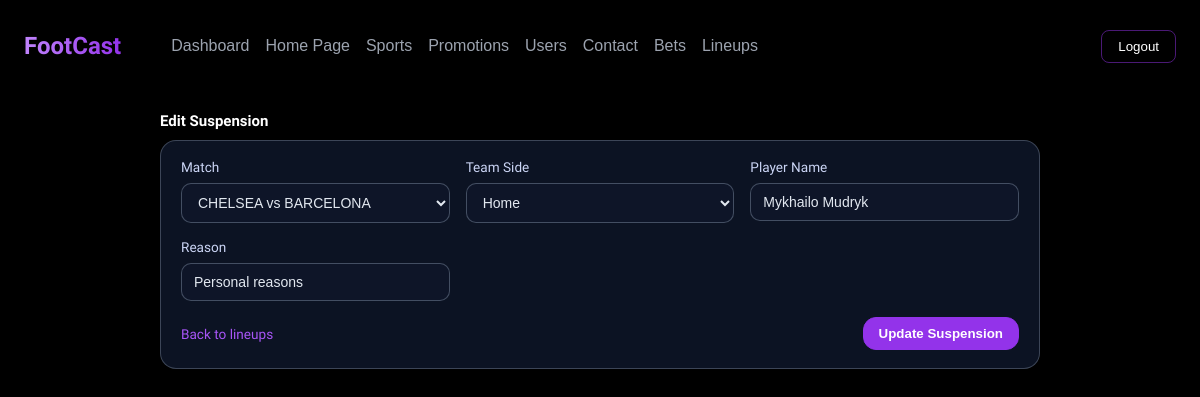
/admin-dashboard/edit/edit_suspension.php?id=8&match_id=1 (signed in), run on the app's committed database.
### tables this page shows
CREATE TABLE `lineup_injuries` (
  `id` int(11) NOT NULL,
  `lineup_match_id` int(11) NOT NULL,
  `team_side` enum('home','away') NOT NULL,
  `player_name` varchar(100) NOT NULL,
  `reason` varchar(120) DEFAULT NULL,
  `type` enum('injury','suspension') NOT NULL DEFAULT 'injury',
  `created_at` timestamp NOT NULL DEFAULT current_timestamp()
);

### admin-dashboard/edit/edit_suspension.php (the view, shortened to what this page needs)
<?php
    $db = footcast_db();
    $injuryId = isset($_GET['id']) ? (int) $_GET['id'] : 0;
    $errors = [];
    $selectedMatchId = isset($_GET['match_id']) ? (int) $_GET['match_id'] : 0;
    $lineups = [];
    $stmtList = $db->prepare(
        'SELECT id, home_team, away_team
        FROM lineup_matches
        ORDER BY match_date DESC'
    );
    if ($stmtList) {
        $stmtList->execute();
        $result = $stmtList->get_result();
        if ($result) {
            while ($row = $result->fetch_assoc()) {
                $lineups[] = $row;
            }
        }
    }
    $suspension = null;
    if (empty($errors)) {
        $stmtSuspension = $db->prepare(
            'SELECT id, lineup_match_id, team_side, player_name, reason, type
            FROM lineup_injuries
            WHERE id = ? AND type = ?
            LIMIT 1'
        );
        if ($stmtSuspension) {
            $type = 'suspension';
            $stmtSuspension->bind_param('is', $injuryId, $type);
            $stmtSuspension->execute();
            $result = $stmtSuspension->get_result();
            $suspension = $result ? $result->fetch_assoc() : null;
        }
    }
    if ($suspension && empty($errors)) {
        $stmtSuspension = $db->prepare(
            'SELECT id, lineup_match_id, team_side, player_name, reason, type
            FROM lineup_injuries
            WHERE id = ? AND type = ?
            LIMIT 1'
        );
        if ($stmtSuspension) {
            $type = 'suspension';
            $stmtSuspension->bind_param('is', $injuryId, $type);
            $stmtSuspension->execute();
            $result = $stmtSuspension->get_result();
            $suspension = $result ? $result->fetch_assoc() : $suspension;
        }
    }
    function renderMatchOptions(array $lineups, int $selectedId): string
    {
        $options = '';
        foreach ($lineups as $row) {
            $id = (int) $row['id'];
            $label = $row['home_team'] . ' vs ' . $row['away_team'];
            $selected = $id === $selectedId ? ' selected' : '';
            $options .= '<option value="' . htmlspecialchars((string) $id, ENT_QUOTES, 'UTF-8') . '"' . $selected . '>'
                . htmlspecialchars($label, ENT_QUOTES, 'UTF-8')
                . '</option>';
        }
        return $options;
    }
?>
<!DOCTYPE html>
<html lang="en">
<head>
    <link rel="stylesheet" href="../../assets/css/style.css">
    <link rel="stylesheet" href="../assets/css/admin.css">
    <link rel="stylesheet" href="../assets/css/lineups.css">
</head>
<body>
    <?php include("../assets/php/header.php"); ?>
    <main class="admin-main">
        <section class="admin-section admin-section-active">
            <div class="admin-form-center">
                <div class="admin-section-header">
                    <div>
                        <h2>Edit Suspension</h2>
                    </div>
                </div>
                <?php if ($suspension): ?>
                    <form class="admin-form" method="post" action="">
                        <div class="admin-form-grid">
                            <label class="admin-form-row">
                                <span>Match</span>
                                <select class="admin-select" name="lineup_match_id" required>
                                    <?php echo renderMatchOptions($lineups, (int) ($suspension['lineup_match_id'] ?? $selectedMatchId)); ?>
                                </select>
                            </label>
                            <label class="admin-form-row">
                                <span>Team Side</span>
                                <select class="admin-select" name="team_side">
                                    <option value="home" <?php echo ($suspension['team_side'] ?? 'home') === 'home' ? 'selected' : ''; ?>>Home</option>
                                </select>
                            </label>
                            <label class="admin-form-row">
                                <span>Player Name</span>
                                <input class="admin-input" type="text" name="player_name" value="<?php echo htmlspecialchars($suspension['player_name'] ?? '', ENT_QUOTES, 'UTF-8'); ?>" required>
                            </label>
                            <label class="admin-form-row">
                                <span>Reason</span>
                                <input class="admin-input" type="text" name="reason" value="<?php echo htmlspecialchars($suspension['reason'] ?? '', ENT_QUOTES, 'UTF-8'); ?>">
                            </label>
                        </div>
                        <div class="admin-form-actions">
                            <a class="admin-link" href="../lineups.php?match_id=<?php echo (int) $selectedMatchId; ?>&section=suspensions">Back to lineups</a>
                            <button class="admin-btn admin-btn-primary" type="submit">Update Suspension</button>
                        </div>
                    </form>
                <?php endif; ?>
            </div>
        </section>
    </main>
</body>
</html>

### assets/css/style.css (style rules this page uses)
* { box-sizing: border-box; }
body { margin: 0; font-family: "Krona One", sans-serif; background: #000; color: #fff; padding-top: 80px; overflow-x: hidden; -webkit-font-smoothing: antialiased; -moz-osx-font-smoothing: grayscale; }
h1,h2,h3,h4,h5,h6 { font-family: "Krona One", sans-serif; }

### admin-dashboard/assets/css/admin.css (style rules this page uses)
body { background: black; min-height: 100vh; margin: 0; }
.admin-main { margin: 32px auto 40px; padding: 0 20px 40px; max-width: 1700px; }
.admin-section { display: none; margin-top: 12px; }
.admin-section-active { display: block; }
.admin-section-header { display: flex; justify-content: space-between; align-items: flex-end; margin-bottom: 12px; }
.admin-section-header h2 { margin: 0 0 4px; font-size: 17.6px; }
.admin-link { color: #a855f7; text-decoration: none; font-size: 13.6px; }
.admin-btn-primary { background:#9333ea; color: white; padding: 8px 15px; border: 1px solid #9333ea; border-radius: 13px; font-weight: 600; }

### admin-dashboard/assets/css/lineups.css (style rules this page uses)
.admin-main { margin: 32px auto 40px; padding: 0 20px 40px; max-width: 1700px; }
.admin-section { display: none; margin-top: 12px; }
.admin-section-active { display: block; }
.admin-section-header { display: flex; justify-content: space-between; align-items: flex-end; margin-bottom: 8px; }
.admin-section-header h2 { margin: 0 0 2px; font-size: 15px; }
.admin-form-center { max-width: 880px; margin: 0 auto; }
.admin-form-center .admin-section-header { justify-content: flex-start; }
.admin-form { background: rgba(15, 23, 42, 0.85); border-radius: 16px; border: 1px solid rgba(148, 163, 184, 0.35); padding: 18px 20px; max-width: 880px; margin-bottom: 24px; width: 100%; box-sizing: border-box; }
.admin-form-grid { display: grid; grid-template-columns: repeat(auto-fit, minmax(220px, 1fr)); gap: 16px; margin-bottom: 16px; width: 100%; box-sizing: border-box; }
.admin-form-row { display: flex; flex-direction: column; gap: 8px; font-size: 13.6px; color: #cbd5f5; }
.admin-input, .admin-select { background: rgba(15, 23, 42, 0.9); border: 1px solid rgba(148, 163, 184, 0.4); border-radius: 10px; padding: 10px 12px; color: #e2e8f0; font-size: 14px; width: 100%; box-sizing: border-box; }
.admin-form-actions { display: flex; justify-content: space-between; align-items: center; gap: 12px; }
.admin-link { color: #a855f7; text-decoration: none; font-size: 13.6px; }

### data on the page
lineup_injuries: team_side "Home", player_name "Mykhailo Mudryk", reason "Personal reasons"

### other printed values
form field lineup_match_id "CHELSEA vs BARCELONA"
